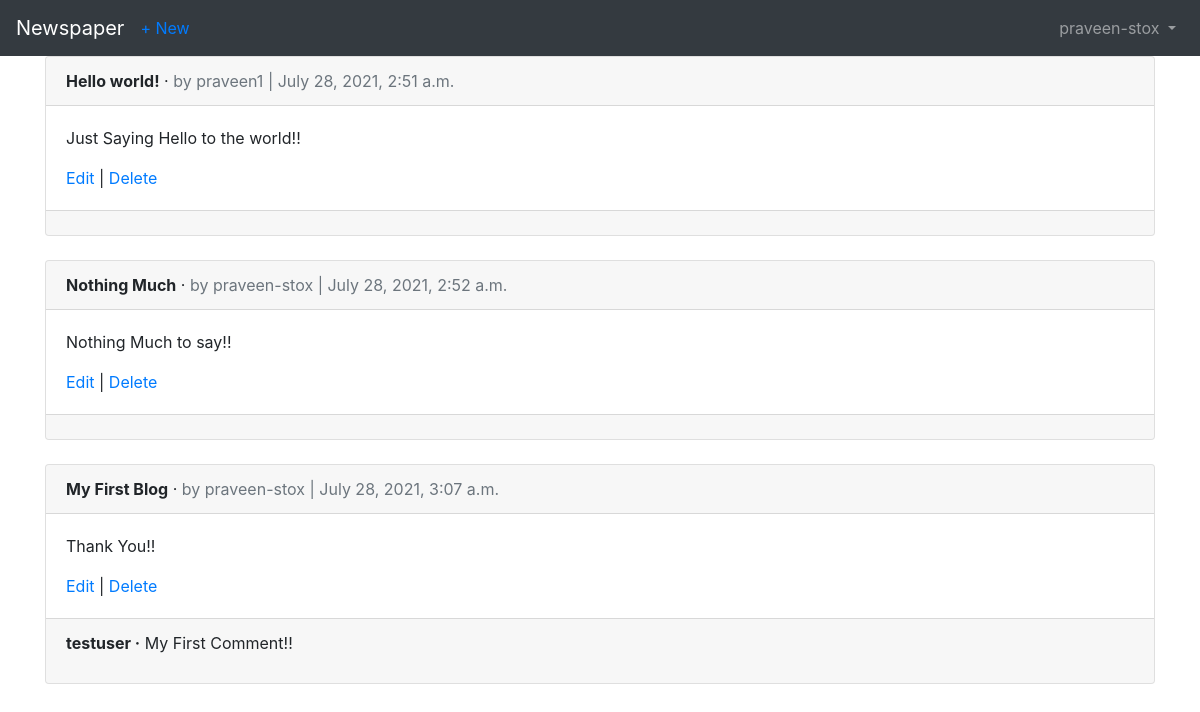
Screenshot of /articles/ (signed in) with the database file from the repository.
### users/models.py (models this page shows)
class CustomUser(AbstractUser):
    age=models.PositiveIntegerField(null=True,blank=True)

### articles/models.py (models this page shows, shortened)
class Article(models.Model):
    title = models.CharField(max_length=255)
    body = models.TextField()
    date = models.DateTimeField(auto_now_add=True)
    author = models.ForeignKey(
        get_user_model(),
        on_delete=models.CASCADE,
    )

class Comment(models.Model):  # new
    article = models.ForeignKey(
        Article,
        on_delete=models.CASCADE,
        related_name='comments',  # new
    )
    comment = models.CharField(max_length=140)
    author = models.ForeignKey(
        get_user_model(),
        on_delete=models.CASCADE,
    )
    def __str__(self):
        return self.comment

### articles/views.py (the view)
# urls.py: path('', ArticleListView.as_view(), name='article_list'),
class ArticleListView(LoginRequiredMixin, ListView):
    model = Article
    template_name = 'article_list.html'
    login_url = 'login'

### templates/article_list.html
{% extends 'base.html' %} {% block title %}Articles{% endblock title %} {% block content %} {% for article in object_list %}
<div class="card">
    <div class="card-header">
        <span class="font-weight-bold">{{ article.title }}</span> &middot;
        <span class="text-muted">by {{ article.author }} | {{ article.date }}</span>
    </div>
    <div class="card-body">
        <p>{{ article.body }}</p>
        <a href="{% url 'article_edit' article.pk %}">Edit</a> |
        <a href="{% url 'article_delete' article.pk %}">Delete</a>
    </div>
    <div class="card-footer">
        {% for comment in article.comments.all %}
        <p>
            <span class="font-weight-bold">{{ comment.author }} &middot;</span> {{ comment }}
        </p>
        {% endfor %}
    </div>
</div>
<br /> {% endfor %} {% endblock content %}

### templates/base.html (shortened to what this page needs)
<!DOCTYPE html>
<html>
<head>
    <link rel="stylesheet" href="https://stackpath.bootstrapcdn.com/bootstrap/4.5.0/css/bootstrap.min.css">
</head>
<body>
    <nav class="navbar navbar-expand-lg navbar-dark bg-dark">
        <a class="navbar-brand" href="{% url 'home' %}">Newspaper</a> {% if user.is_authenticated %}
        <ul class="navbar-nav mr-auto">
            <li class="nav-item"><a href="{% url 'article_new' %}">+ New</a></li>
        </ul>
        {% endif %}
        <div class="collapse navbar-collapse" id="navbarSupportedContent">
            {% if user.is_authenticated %}
            <ul class="navbar-nav ml-auto">
                <li class="nav-item">
                    <a class="nav-link dropdown-toggle" href="#" id="navbarDropdown" role="button" data-toggle="dropdown" aria-haspopup="true" aria-expanded="false">
                        {{ user.username }}
                    </a>
                </li>
            </ul>
            {% endif %}
        </div>
    </nav>
    <main>
        <div class="container">
            {% block content %} {% endblock content %}
        </div>
    </main>
</body>
</html>

### rows the page displays
CustomUser: username "praveen-stox"
Article: title "Hello world!", author "praveen1", date "July 28, 2021, 2:51 a.m.", body "Just Saying Hello to the world!!"
Article: title "Nothing Much", author "praveen-stox", date "July 28, 2021, 2:52 a.m.", body "Nothing Much to say!!"
Article: title "My First Blog", author "praveen-stox", date "July 28, 2021, 3:07 a.m.", body "Thank You!!"
Comment: author "testuser", comment "My First Comment!!"
